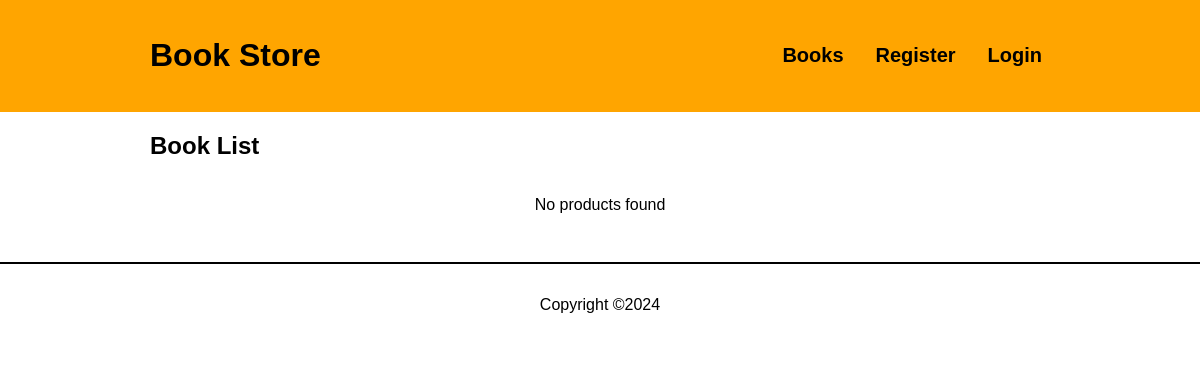
/book-list.php, run on an earlier commit of the app's database.
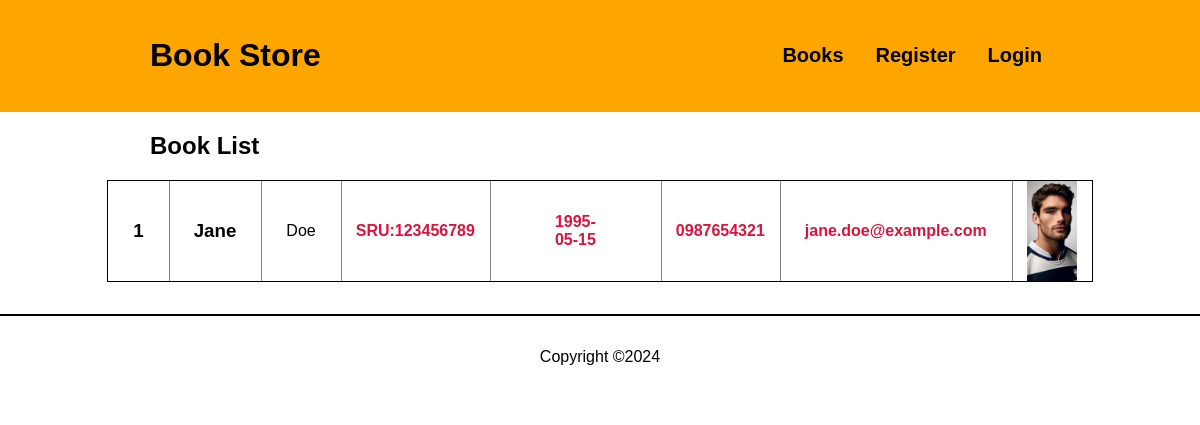
And on a later commit of the database.
### tables this page shows
CREATE TABLE players (
player_id INT PRIMARY KEY AUTO_INCREMENT NOT NULL,
address_id INT NOT NULL,
user_id INT DEFAULT NULL,
doctor_id int NOT NULL,
first_name  varchar(32) NOT NULL,
last_name  varchar(32) NOT NULL,
dob DATE,
sru_no  INT NOT NULL,
contact_no  varchar(40) NOT NULL,
mobile_no  varchar(40),
email_address varchar(45),
next_of_kin varchar(32),
kin_contact_no  varchar(40) NOT NULL,
health_issues TEXT,
filename VARCHAR(64),
FOREIGN KEY (address_id) REFERENCES addresses (address_id),
FOREIGN KEY (user_id) REFERENCES users (user_id),
FOREIGN KEY (doctor_id) REFERENCES doctors (doctor_id)

);

### classes/book.php (called while the page is built, shortened)
<?php
require_once("classes/utils.php");
class Book
{
  public static function getAllBooks()
  {
    $conn = Connection::connect();
    $stmt = $conn->prepare(SQL::$getAllBooks);
    $stmt->execute();
    $books = $stmt->fetchAll();
    return $books;
  }
}

### classes/utils.php (called while the page is built, shortened)
<?php
class Utils {
  public static function escape($input) {
    return trim(htmlspecialchars($input));
  }
}

### components/book-card.php (the view)
<a class="book-card" href="book.php?id=<?php echo $player_id; ?>">
  <div class="id-container card-container">
      <h3><?php echo $player_id; ?></h3>
  </div>
  <div class="firstN-container card-container">
      <h3><?php echo $firstName; ?></h3>
  </div>
  <div class="lastN-container card-container">
      <p><?php echo $lastName; ?></p>
  </div>
  <div class="sru-container card-container">
      <p class="book-price">SRU:<?php echo $sruNumber; ?></p>
  </div>
  <div class="dob-container card-container">
      <p class="book-price"><?php echo $dob; ?></p>
  </div>
  <div class="contactNo-container card-container">
      <p class="book-price"><?php echo $contactNumber; ?></p>
  </div>
  <div class="email-container card-container">
      <p class="book-price"><?php echo $emailAddress; ?></p>
  </div>
  <div class="pfp-container card-container">
    <img src="images/<?php echo $filename; ?>" alt="Cover for <?php echo $title; ?>" class="book-image">
 </div>
</a>

### components/header.php (shortened to what this page needs)
<!DOCTYPE html>
<html lang="en">
<head>
  <?php
  if (!empty($stylesheets)) {
    foreach ($stylesheets as $sheet) {
      echo "<link rel=\"stylesheet\" href=\"css/$sheet.css\">";
    }
  }
  ?>
</head>
<body>
  <header class="page-header">
    <div class="content-wrapper desktop-header-row">
      <div class="mobile-top">
        <h1 class="page-title">Book Store</h1>
      </div>
      <nav class="page-navigation" id="nav-list">
        <ul class="nav-links">
          <li><a href="book-list.php">Books</a></li>
          <?php
          if(isset($_SESSION["loggedIn"])){
            if($_SESSION["user_role"] === "Admin"){
              echo "<li><a href='add-book.php'>Add Book</a></li>";
            }
            echo "<li><a href='timetable.php'>Timetable</a></li>
            <li><a href='profile.php'>Profile</a></li>
            <li><a href='logout.php'>Logout</a></li>";
          } else {
            echo "<li><a href='register.php'>Register</a></li>
            <li><a href='login.php'>Login</a></li>";
          }
          ?>
        </ul>
      </nav>
    </div>
  </header>
  <main class="content-wrapper main-content">

### book-list.php (shortened to what this page needs)
<?php
require("classes/components.php");
require("classes/book.php");
Components::pageHeader("All Books", ["style"], ["mobile-nav"]);
?>
<h2>Book List</h2>
<div class="book-list">
  <?php
  $books = Book::getAllBooks();
  Components::allBooks($books);
  ?>
</div>
<?php
Components::pageFooter();
?>

### classes/components.php (shortened to what this page needs)
<?php
class Components {
  public static function pageHeader($pageTitle, $stylesheets, $scripts) {
    require("components/header.php");
  }
  public static function pageFooter() {
    require("components/footer.php");
  }
  public static function allBooks($books)
  {
    if (!empty($books)) {
      foreach ($books as $book) {
        $player_id = Utils::escape($book["player_id"]);
        $firstName = Utils::escape($book["first_name"]);
        $lastName = Utils::escape($book["last_name"]);
        $dob = Utils::escape($book["dob"]);
        $sruNumber = Utils::escape($book["sru_no"]);
        $contactNumber = Utils::escape($book["contact_no"]);
        $emailAddress = Utils::escape($book["email_address"]);
        $filename = Utils::escape($book["filename"]);
        require("components/book-card.php");
      }
    } else {
      require("components/no-books-found.php");
    }
  }
}

### components/no-books-found.php
<p>No products found</p>

### components/footer.php
  </main>
  <footer class="page-footer">
    <p>Copyright &copy;<?php echo date("Y"); ?></p>
  </footer>
</body>
</html>

### css/style.css (style rules this page uses)
* { box-sizing: border-box; }
body { margin: 0; }
body, button, input, textarea, select { font-family: "Arial", "Helvetica", sans-serif; font-size: 16px; }
.page-header { background-color: orange; }
.page-footer { border-top: 2px solid black; margin-top: 32px; text-align: center; }
.page-header, .page-footer { padding: 16px; }
.content-wrapper { margin: auto; width: 100%; }
.main-content { padding: 16px; }
.mobile-top { display: flex; justify-content: space-between; align-items: center; }
.page-navigation { display: none; }
.nav-links { list-style: none; margin: 0; padding: 0; text-align: center; }
.nav-links a { color: black; display: block; font-weight: bold; font-size: 20px; margin-top: 16px; padding: 8px; text-decoration: none; }
.book-list { display: flex; flex-wrap: wrap; flex-direction: column; gap: 16px; }
.book-card { color: black; flex: 1; margin: 0 auto 32px; max-width: 300px; text-align: center; text-decoration: none; }
.book-image { width: 100%; object-fit: cover; }
.book-price { color: crimson; font-weight: bold; }
@media screen and (min-width: 950px) { .content-wrapper { width: 900px; } }
@media screen and (min-width: 950px) { .main-content { padding: 0; } }
@media screen and (min-width: 950px) { .desktop-header-row { display: flex; justify-content: space-between; align-items: center; } }
@media screen and (min-width: 950px) { .page-navigation { display: block; } }
@media screen and (min-width: 950px) { .nav-links { display: flex; } }
@media screen and (min-width: 950px) { .nav-links a { margin-top: 0; margin-left: 16px; } }
@media screen and (min-width: 950px) { .book-list { align-content: center; } }
@media screen and (min-width: 950px) { .book-card { margin:0 auto; max-width: 1950px; display: flex; flex-direction: row; justify-content: space-between; align-items: stretch; border:1px black solid; } }
@media screen and (min-width: 950px) { .card-container { width: 500px; display: flex; align-items: center; justify-content: center; box-shadow: .5px 0 0 #000; } }
@media screen and (min-width: 950px) { .id-container { width: fit-content; padding:0 25px; } }
@media screen and (min-width: 950px) { .firstN-container { width: fit-content; padding:0 25px; } }
@media screen and (min-width: 950px) { .lastN-container { width: fit-content; padding:0 25px; } }
@media screen and (min-width: 950px) { .sru-container { width: fit-content; padding:0 15px; } }
@media screen and (min-width: 950px) { .dob-container { width: fit-content; padding:0 65px; } }
@media screen and (min-width: 950px) { .contactNo-container { width: fit-content; padding:0 15px; } }
@media screen and (min-width: 950px) { .email-container { width: fit-content; padding:0 25px; } }
@media screen and (min-width: 950px) { .pfp-container { width: fit-content; padding:0 15px; } }
@media screen and (min-width: 950px) { .book-image { height: 100px; width: 50px; } }

What changed in the data, as far as the page shows it:
added players: player_id "1", first_name "Jane", last_name "Doe", sru_no "123456789", dob "1995-05-15", contact_no "0987654321", email_address "jane.doe@example.com", filename (picture)
Also different on the page:
text no longer shown: "No products found"
